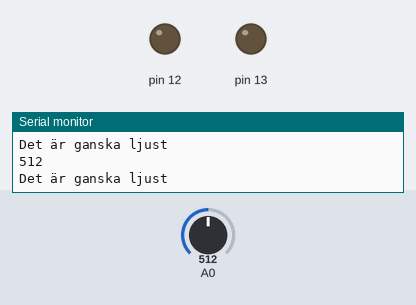
This program was run on a simulated Arduino Uno, built with avr-gcc and run on an emulated ATmega328P. On the bench: output pins drawn as LEDs (lit = HIGH), the last lines printed to the serial monitor. The inputs (shaded band) are chosen by the test bench; at power-on: A0 = 512.

Above: at 1.8 s.
1.9 s: A0 set to 469
3.4 s: A0 set to 434
At 4.7 s:
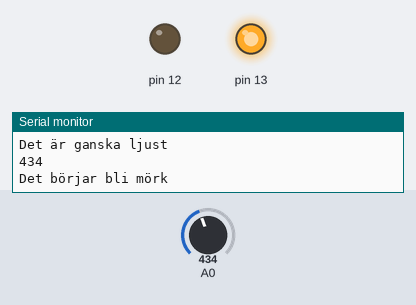
5.5 s: A0 set to 246
7.2 s: A0 set to 212
At 9.0 s:
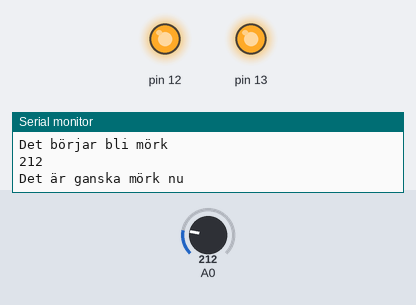
9.5 s: A0 set to 239
At 10.6 s:
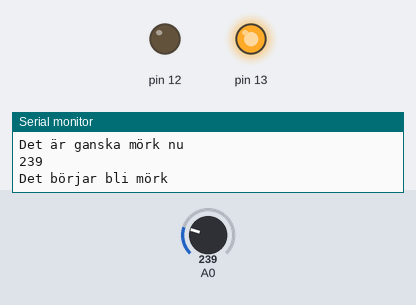
11.5 s: A0 set to 219
At 13.3 s:
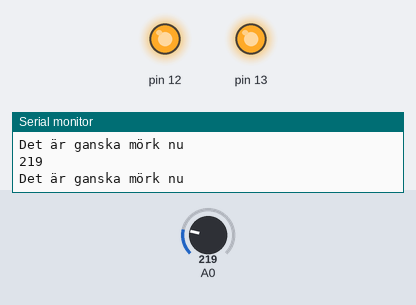
Timing chart, 0 to 14.5 s (numbered marks = the images above; inputs shaded):
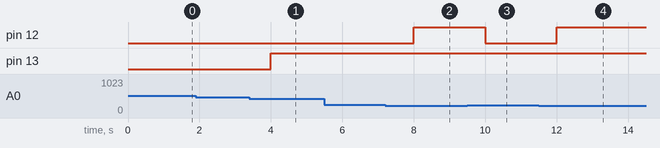

Measured:
- the behaviour switches between 451 and 450 on A0 (found by bisection; images 0 and 1)
- the behaviour switches between 230 and 229 on A0 (found by bisection; images 1 and 2)
- after the input at 3.4 s, pin 13: LOW → HIGH after 0.60 s
- after the input at 7.2 s, pin 12: LOW → HIGH after 0.80 s
- after the input at 9.5 s, pin 12: HIGH → LOW after 0.51 s
- after the input at 11.5 s, pin 12: LOW → HIGH after 0.51 s

The program:

main.cpp
```cpp
#include <Arduino.h>

int light = 0;

void setup() {
  // put your setup code here, to run once:
  Serial.begin(9600);
  pinMode(13, OUTPUT);
  pinMode(12, OUTPUT);
}

void loop() {
  // put your main code here, to run repeatedly:
  light = analogRead(A0);

  Serial.println(light);

  if (light > 450) {
    Serial.println("Det är ganska ljust");
    digitalWrite(13, LOW);
    digitalWrite(12, LOW);
  }
  else if (light > 229 && light < 451) {
    Serial.println("Det börjar bli mörk");
    digitalWrite(13, HIGH);
    digitalWrite(12, LOW);
  }
  else {
    Serial.println("Det är ganska mörk nu");
    digitalWrite(13, HIGH);
    digitalWrite(12, HIGH);
  }
  delay(1000);
}
```
